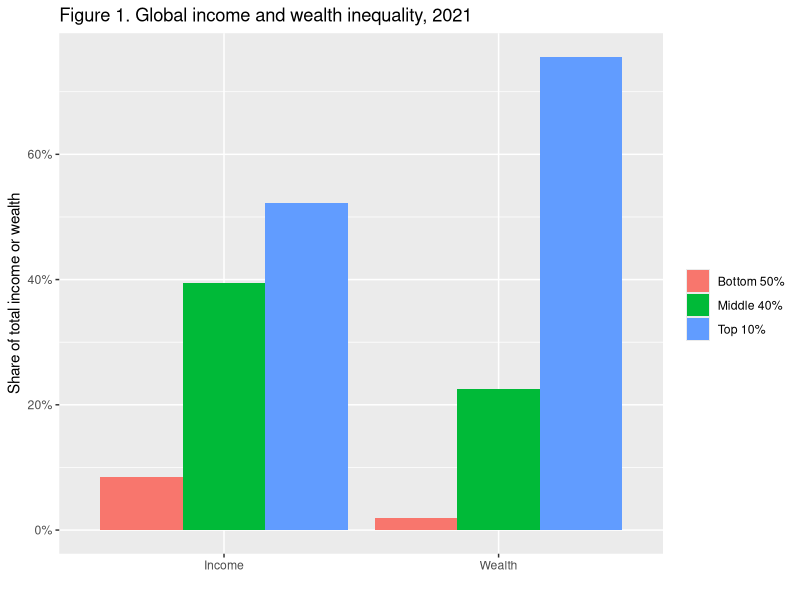
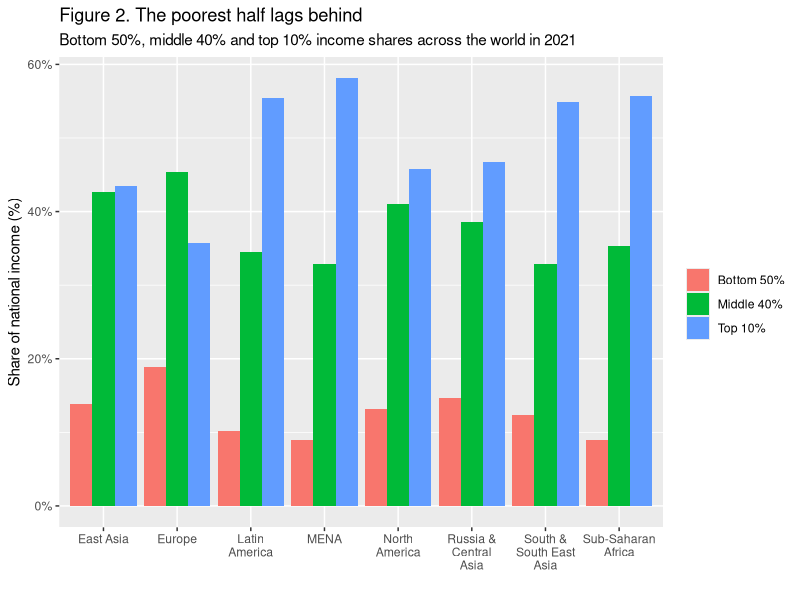
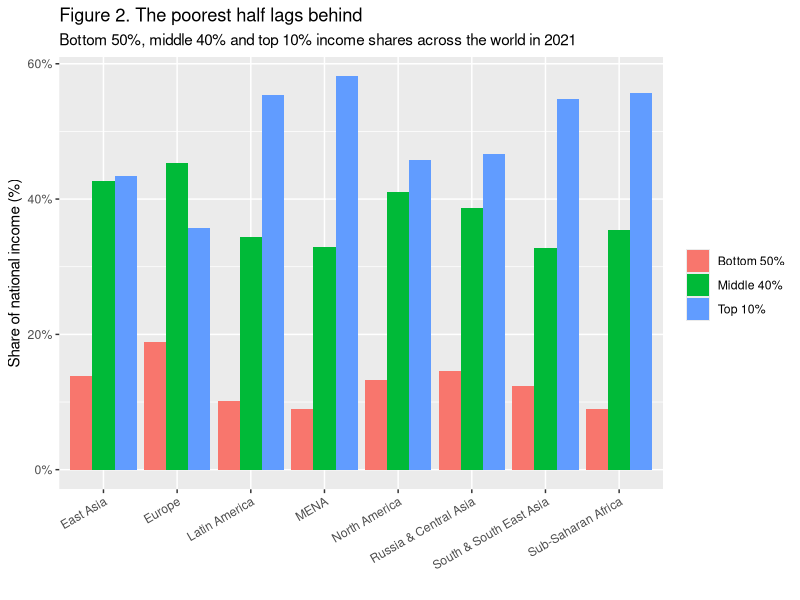
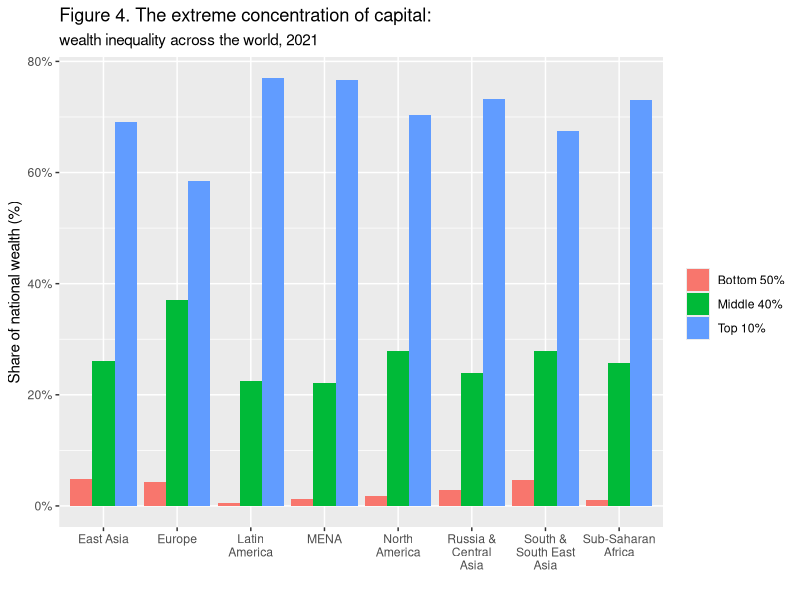
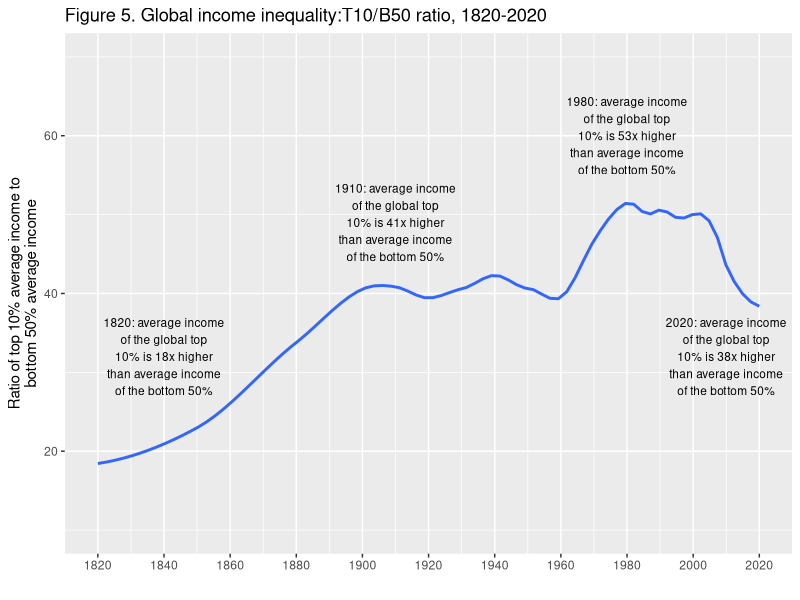
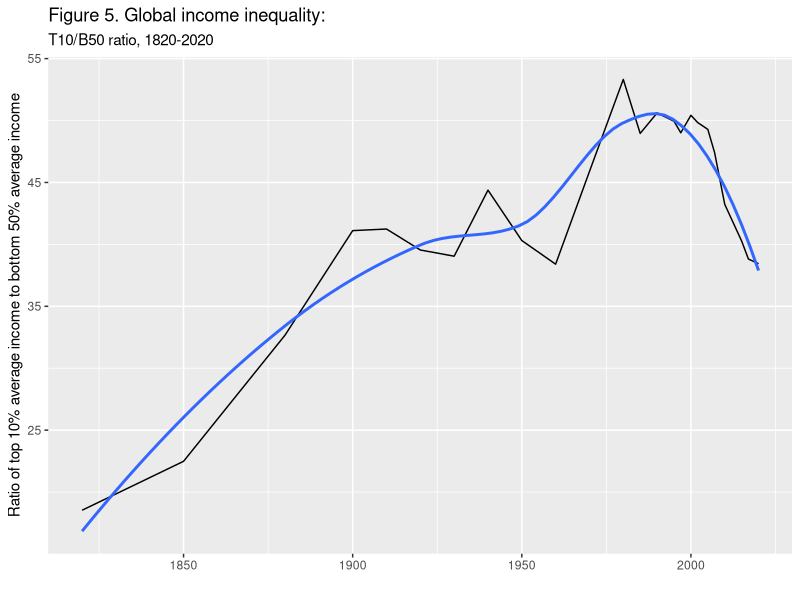
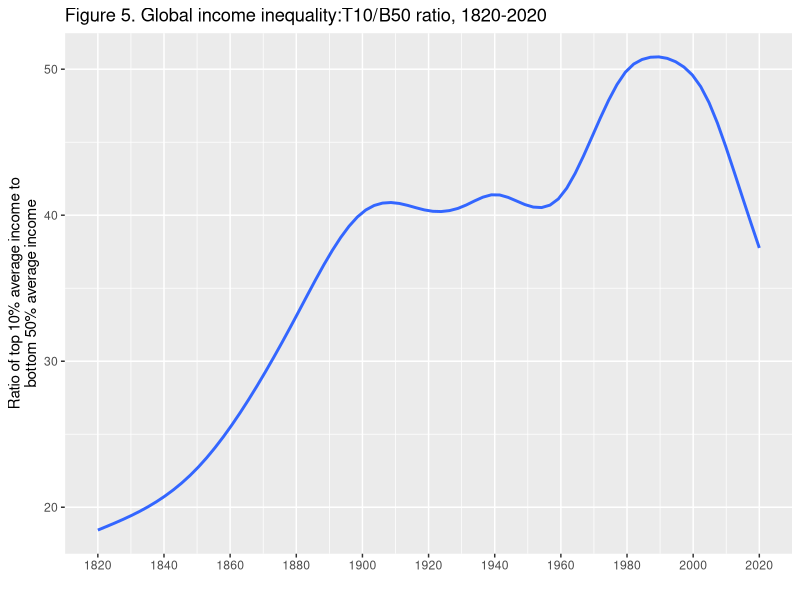
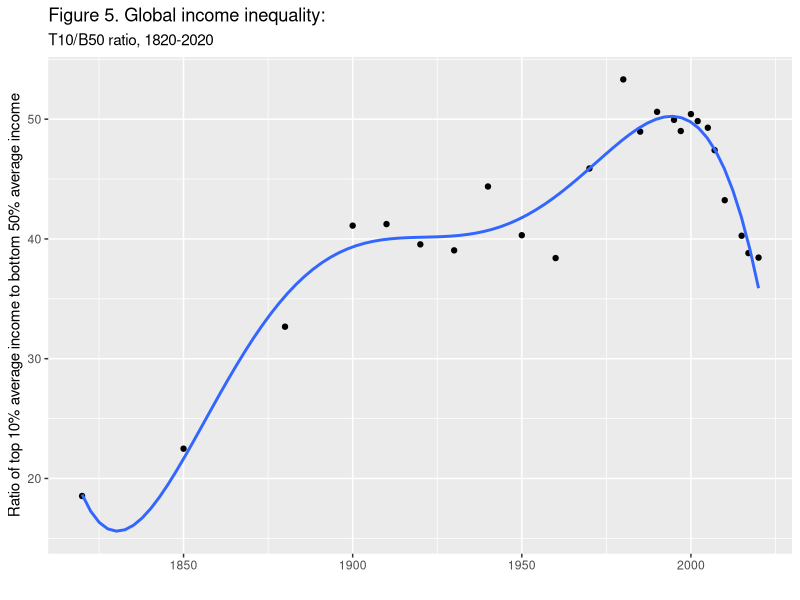

R code for these plots, in order: (Note: this script raises an error after producing the figures.)
## ---- chunk 1
library(tidyverse)
library(readxl)
## ---- chunk 2
summary_sheets <- excel_sheets("data/WIR2022TablesFigures-Summary.xlsx")
summary_sheets
## ---- chunk 3
df_index <- read_excel("data/WIR2022TablesFigures-Summary.xlsx", sheet = "Index")
df_index
## ---- chunk 4
df_f1 <- read_excel("data/WIR2022TablesFigures-Summary.xlsx", sheet = "data-F1")
df_f1
## ---- chunk 5
df_f1 %>% select(cat = ...1, 2:4) %>%
  pivot_longer(2:4, names_to = "level", values_to = "value") %>%
  ggplot(aes(x = cat, y = value, fill = level)) +
  geom_col(position = "dodge") + 
  scale_y_continuous(labels = scales::percent_format(accuracy = 1)) +
  labs(title = "Figure 1. Global income and wealth inequality, 2021",
       x = "", y = "Share of total income or wealth", fill = "")
## ---- chunk 6
df_f2 <- read_excel("data/WIR2022TablesFigures-Summary.xlsx", sheet = "data-F2")
df_f2
## ---- chunk 7
df_f2 %>% pivot_longer(3:5, names_to = "level", values_to = "value") %>%
  ggplot(aes(x = iso, y = value, fill = level)) +
  geom_col(position = "dodge") + 
  scale_x_discrete(labels = function(x) stringr::str_wrap(x, width = 10)) +
  scale_y_continuous(labels = scales::percent_format(accuracy = 1)) +
  labs(title = "Figure 2. The poorest half lags behind", 
       subtitle = "Bottom 50%, middle 40% and top 10% income shares across the world in 2021",
       x = "", y = "Share of national income (%)", fill = "")
## ---- chunk 8
df_f2 %>% pivot_longer(3:5, names_to = "level", values_to = "value") %>%
  ggplot(aes(x = iso, y = value, fill = level)) +
  geom_col(position = "dodge") + 
  theme(axis.text.x = element_text(angle = 30, vjust = 1, hjust=1)) + 
  scale_y_continuous(labels = scales::percent_format(accuracy = 1)) +
  labs(title = "Figure 2. The poorest half lags behind", 
       subtitle = "Bottom 50%, middle 40% and top 10% income shares across the world in 2021",
       x = "", y = "Share of national income (%)", fill = "")
## ---- chunk 9
df_f3 <- read_excel("data/WIR2022TablesFigures-Summary.xlsx", sheet = "data-F3")
df_f3
## ---- chunk 10
df_f4 <- read_excel("data/WIR2022TablesFigures-Summary.xlsx", sheet = "data-F4")
df_f4
## ---- chunk 11
df_f4 %>% pivot_longer(3:5, names_to = "level", values_to = "value") %>%
  ggplot(aes(x = iso, y = value, fill = level)) +
  geom_col(position = "dodge") + 
  scale_x_discrete(labels = function(x) stringr::str_wrap(x, width = 10)) +
  scale_y_continuous(labels = scales::percent_format(accuracy = 1)) +
  labs(title = "Figure 4. The extreme concentration of capital:", 
       subtitle = "wealth inequality across the world, 2021",
       x = "", y = "Share of national wealth (%)", fill = "")
## ---- chunk 12
df_f5 <- read_excel("data/WIR2022TablesFigures-Summary.xlsx", sheet = "data-F5")
df_f5
## ---- chunk 13
df_f5 %>% select(year = y, ratio = t10b50) %>%
  ggplot(aes(x = year, y = ratio)) + 
  lims(y = c(10,70)) + 
  stat_smooth(span = 0.25, se = FALSE) + 
  scale_x_continuous(breaks = round(seq(1820, 2020, by = 20),1)) + 
  labs(title = "Figure 5. Global income inequality:T10/B50 ratio, 1820-2020", 
       x = "", y = stringr::str_wrap("Ratio of top 10% average income to bottom 50% average income", width = 35)) +
  annotate("text", x = 1840, y = 32, label = stringr::str_wrap("1820: average income of the global top 10% is 18x higher than average income of the bottom 50%", width = 20), size = 3) + 
  annotate("text", x = 1910, y = 49, label = stringr::str_wrap("1910: average income of the global top 10% is 41x higher than average income of the bottom 50%", width = 20), size = 3) +
    annotate("text", x = 1980, y = 60, label = stringr::str_wrap("1980: average income of the global top 10% is 53x higher than average income of the bottom 50%", width = 20), size = 3) +
    annotate("text", x = 2010, y = 32, label = stringr::str_wrap("2020: average income of the global top 10% is 38x higher than average income of the bottom 50%", width = 20), size = 3)
## ---- chunk 14
df_f5 %>% select(year = y, ratio = t10b50) %>%
  ggplot(aes(x = year, y = ratio)) +
  geom_line() +
  geom_smooth(method = "loess", se = FALSE) + 
  labs(title = "Figure 5. Global income inequality:", 
       subtitle = "T10/B50 ratio, 1820-2020",
       x = "", y = "Ratio of top 10% average income to bottom 50% average income")
## ---- chunk 15
df_f5 %>% select(year = y, ratio = t10b50) %>%
  ggplot(aes(x = year, y = ratio)) +
  stat_smooth(method = "gam", formula = y ~ s(x, k = 24), se = FALSE) + 
  scale_x_continuous(breaks = round(seq(min(df_f5$y), max(df_f5$y), by = 20),1)) + 
  labs(title = "Figure 5. Global income inequality:T10/B50 ratio, 1820-2020", 
       x = "", y = stringr::str_wrap("Ratio of top 10% average income to bottom 50% average income", width = 35))
## ---- chunk 16
df_f5 %>% select(year = y, ratio = t10b50) %>%
  ggplot(aes(x = year, y = ratio)) +
  geom_point() +
  geom_smooth(method = "lm", formula = y ~ poly(x, 6), se = FALSE) + 
  labs(title = "Figure 5. Global income inequality:", 
       subtitle = "T10/B50 ratio, 1820-2020",
       x = "", y = "Ratio of top 10% average income to bottom 50% average income")
## ---- chunk 17
df_f6 <- read_excel("data/WIR2022TablesFigures-Summary.xlsx", sheet = "data-F6")
df_f6
## ---- chunk 18
df_f6 %>% select(year = "...1", 2:3) %>%
  pivot_longer(cols = 2:3, names_to = "type", values_to = "value") %>%
  mutate(types = factor(type, levels = c("Within-country inequality", "Between-country inequality"))) %>%
  ggplot(aes(x = year, y = value, fill = types)) +
  geom_area() +
  scale_y_continuous(labels = scales::percent_format(accuracy = 1)) +
  scale_x_continuous(breaks = round(seq(1820, 2020, by = 20),1)) + 
  scale_fill_manual(values=rev(scales::hue_pal()(2)), labels = function(x) str_wrap(x, width = 15)) +
  labs(title = "Figure 6. Global income inequality:", 
       subtitle = "Between vs. within country inequality (Theil index), 1820-2020",
       x = "", y = "Share of global inequality (% of total Theil index)", fill = "") + 
  annotate("text", x = 1850, y = 0.28, label = stringr::str_wrap("1820: Between country inequality represents 11% of global inequality", width = 20), size = 3) + 
  annotate("text", x = 1980, y = 0.70, label = stringr::str_wrap("1980: Between country inequality represents 57% of global inequality", width = 20), size = 3) +
    annotate("text", x = 1990, y = 0.30, label = stringr::str_wrap("2020: Between country inequality represents 32% of global inequality", width = 20), size = 3)
## ---- chunk 19
df_f6 %>% select(year = "...1", 2:3) %>%
  pivot_longer(cols = 2:3, names_to = "type", values_to = "value") %>%
  mutate(types = factor(type, levels = c("Within-country inequality", "Between-country inequality"))) %>%
  ggplot(aes(x = year, y = value, fill = types)) +
  geom_area() +
  scale_y_continuous(labels = scales::percent_format(accuracy = 1)) +
  scale_x_continuous(breaks = round(seq(1820, 2020, by = 20),1)) + 
  scale_fill_manual(values=rev(scales::hue_pal()(2))) +
  labs(title = "Figure 6. Global income inequality:", 
       subtitle = "Between vs. within country inequality (Theil index), 1820-2020",
       x = "", y = "Share of global inequality (% of total Theil index)", fill = "") + 
  annotate("text", x = 1850, y = 0.28, label = stringr::str_wrap("1820: Between country inequality represents 11% of global inequality", width = 20), size = 3) + 
  annotate("text", x = 1980, y = 0.70, label = stringr::str_wrap("1980: Between country inequality represents 57% of global inequality", width = 20), size = 3) +
    annotate("text", x = 1990, y = 0.30, label = stringr::str_wrap("2020: Between country inequality represents 32% of global inequality", width = 20), size = 3) +
  theme(legend.position="bottom")
## ---- chunk 20
df_f6 %>% select(year = "...1", 2:3) %>%
  pivot_longer(cols = 2:3, names_to = "type", values_to = "value") %>%
  ggplot(aes(x = year, y = value, fill = type)) +
  geom_area() +
  scale_y_continuous(labels = scales::percent_format(accuracy = 1)) +
  labs(title = "Figure 6. Global income inequality:", 
       subtitle = "Between vs. within country inequality (Theil index), 1820-2020",
       x = "", y = "Share of global inequality (% of total Theil index)")
## ---- chunk 21
df_f7 <- read_excel("data/WIR2022TablesFigures-Summary.xlsx", sheet = "data-F7")
df_f7
## ---- chunk 22
df_f7 %>% select(year = y, 2:4) %>%
  pivot_longer(cols = 2:4, names_to = "type", values_to = "value") %>%
  ggplot(aes(x = year, y = value, color = type)) +
  stat_smooth(span = 0.25, se = FALSE) +
  scale_x_continuous(breaks = round(seq(1820, 2020, by = 20),1)) +
  scale_y_continuous(labels = scales::percent_format(accuracy = 1)) +
  labs(title = "Figure 7. Global income inequality, 1820-2020", 
       x = "", y = " Share of total world income (%)", color = "") +
  annotate("text", x = 1980, y = 0.20, label = stringr::str_wrap("The global bottom 50% income share remains historically low despite growth in the emerging world in the past decades.", width = 30), size = 3)
## ---- chunk 23
df_f8 <- read_excel("data/WIR2022TablesFigures-Summary.xlsx", sheet = "data-F8")
df_f8
## ---- chunk 24
df_f8 %>% 
  pivot_longer(!year, names_to = "group", values_to = "value") %>%
  ggplot() +
  stat_smooth(aes(x = year, y = value, color = group), span = 0.25, se = FALSE, size=0.75) +
  scale_y_continuous(labels = scales::percent_format(accuracy = 1)) +
  labs(title = "Figure 8. The rise of private versus the decline of public wealth in rich countries, 1970-2020", 
       x = "", y = "wealth as as % of national income", color = "")
## ---- chunk 25
df_f9 <- read_excel("data/WIR2022TablesFigures-Summary.xlsx", sheet = "data-F9")
df_f9
## ---- chunk 26
df_f9 %>% select(p, wealth = 'Wealth growth 1995-2021') %>%
  ggplot() +
  stat_smooth(aes(x = p, y = wealth), span = 0.25, se = FALSE) +
#  scale_x_continuous(breaks = round(c(seq(0, 90, by = 10), 99.9, 99.99, 99.999,3))) +
  scale_y_continuous(labels = scales::percent_format(accuracy = 1)) +
  labs(title = "Figure 9. Average annual wealth growth rate, 1995-2021", 
       x = "←1% poorest                               Global wealth group                                 0.001% richest→", y = "Per adult annual growth rate in wealth, net of inflation (%)", color = "")
## ---- chunk 27
df_f10 <- read_excel("data/WIR2022TablesFigures-Summary.xlsx", sheet = "data-F10")
df_f10
## ---- chunk 28
df_f10 %>% 
  select(year, "Global Billionaire Wealth" = bn_hhweal, "Top 0.01%" = top0.1_hhweal) %>%
  pivot_longer(!year, names_to = "group",".value", values_to = "value") %>%
  ggplot() +
  stat_smooth(aes(x = year, y = value, color = group), span = 0.25, se = FALSE) +
  scale_x_continuous(breaks = round(seq(1995, 2020, by = 5),1)) +
  scale_y_continuous(labels = scales::percent_format(accuracy = 1)) +
  scale_color_manual(values=rev(scales::hue_pal()(2))) +
  labs(title = "Figure 10. Extreme wealth inequality: \nthe rise of global billionaires and top 0.01%, 1995-2021", 
       x = "", y = "Share of total household wealth (%)", color = "")
## ---- chunk 29
df_f11 <- read_excel("data/WIR2022TablesFigures-Summary.xlsx", sheet = "data-F11")
df_f11
## ---- chunk 30
df_f11 %>% 
  rename(!year, US_bot50 = USbot50, US_top1 = UStop1, EU_bot50 = EUbot50, EU_top1 = EUtop1) %>%
  pivot_longer(!year, names_to = c("group",".value"), names_sep = "_") %>%
  ggplot() +
  stat_smooth(aes(x = year, y = top1, color = group), span = 0.25, se = FALSE) +
  stat_smooth(aes(x = year, y = bot50, color = group), span = 0.25, se = FALSE, linetype = 2) +
  scale_x_continuous(breaks = round(seq(1910, 2020, by = 10),1)) +
  scale_y_continuous(labels = scales::percent_format(accuracy = 1)) +
  labs(title = "Figure 11. Top 1% vs bottom 50% wealth shares \n in Western Europe and the US, 1910-2020", 
       x = "", y = "Share of total personal wealth (%)", color = "") +
  annotate("text", x = 2000, y = 0.50, label = stringr::str_wrap("Wealth inequality has been rising at different speeds after a historical decline. The bottom 50% has always been extremely low.", width = 30), size = 3)
## ---- chunk 31
df_f11 %>% 
  rename(!year, US_bot50 = USbot50, US_top1 = UStop1, EU_bot50 = EUbot50, EU_top1 = EUtop1) %>%
  pivot_longer(!year, names_to = c("group",".value"), names_sep = "_") %>%
  pivot_longer(3:4, names_to = "type", values_to = "value") %>%
  ggplot() +
  stat_smooth(aes(x = year, y = value, color = group, linetype = type), span = 0.25, se = FALSE) +
  scale_x_continuous(breaks = round(seq(1910, 2020, by = 10),1)) +
  scale_y_continuous(labels = scales::percent_format(accuracy = 1)) +
  labs(title = "Figure 11. Top 1% vs bottom 50% wealth shares \n in Western Europe and the US, 1910-2020", 
       x = "", y = "Share of total personal wealth (%)", color = "", linetype = "") +
  annotate("text", x = 2000, y = 0.50, label = stringr::str_wrap("Wealth inequality has been rising at different speeds after a historical decline. The bottom 50% has always been extremely low.", width = 30), size = 3)
## ---- chunk 32
df_f11 %>% 
  rename(!year, US_bot50 = USbot50, US_top1 = UStop1, EU_bot50 = EUbot50, EU_top1 = EUtop1) %>%
  pivot_longer(!year, names_to = c("group",".value"), names_sep = "_") %>%
  pivot_longer(3:4, names_to = "type", values_to = "value") %>%
  ggplot() +
  stat_smooth(aes(x = year, y = value, color = group, linetype = type), span = 0.25, se = FALSE) +
  scale_x_continuous(breaks = round(seq(1910, 2020, by = 10),1)) +
  scale_y_continuous(labels = scales::percent_format(accuracy = 1)) +
  labs(title = "Figure 11. Top 1% vs bottom 50% wealth shares \n in Western Europe and the US, 1910-2020", 
       x = "", y = "Share of total personal wealth (%)", color = "", linetype = "") +
  scale_linetype_manual(values = c("dotted","solid")) +
  annotate("text", x = 2000, y = 0.50, label = stringr::str_wrap("Wealth inequality has been rising at different speeds after a historical decline. The bottom 50% has always been extremely low.", width = 30), size = 3)
## ---- chunk 33
df_f12 <- read_excel("data/WIR2022TablesFigures-Summary.xlsx", sheet = "data-F12")
df_f12
## ---- chunk 34
df_f12 %>% 
  select(year = "Data needs to be updated", value = ...2) %>%
  filter(!is.na(year)) %>%
  ggplot(aes(x = year, y = value)) +
  geom_col(width = 0.5, fill = "blue") +
  geom_hline(yintercept = 0.5, linetype = 2, colour = "red") +
  scale_y_continuous(labels = scales::percent_format(accuracy = 1)) +
  labs(title = "Figure 12. Female share in global labor incomes, 1990-2020", 
        x = "", y = "") +
  annotate("text", x = 1, y = 0.48, label = "Gender parity", size = 3) +
  annotate("text", x = 5.2, y = 0.47, label = stringr::str_wrap("Women make only 35% of global labor incomes, men make the remaining  65%.", width = 40), size = 3)
## ---- chunk 35
df_f13 <- read_excel("data/WIR2022TablesFigures-Summary.xlsx", sheet = "data-F13.")
df_f13
## ---- chunk 36
df_f13 %>% pivot_longer(2:9, names_to = "region", values_to = "value") %>%
  ggplot(aes(x = region, y = value, fill = ...1)) +
  geom_col(position = "dodge") + 
  geom_hline(yintercept = 0.5, linetype = 2, colour = "red") +
  scale_x_discrete(labels = function(x) stringr::str_wrap(x, width = 12)) +
  scale_y_continuous(labels = scales::percent_format(accuracy = 1)) +
  labs(title = "Figure 13. Female labor income share across the world, 1990-2020", 
        x = "", y = "", fill = "") +
  annotate("text", x = 1.2, y = 0.48, label = "Gender parity", size = 3)
## ---- chunk 37
df_f14 <- read_excel("data/WIR2022TablesFigures-Summary.xlsx", sheet = "data-F14.")
df_f14
## ---- chunk 38
df_f14 %>% 
  ggplot(aes(x = Group, y = Share)) +
  geom_col(width = 0.5, fill = "blue") + 
  scale_y_continuous(labels = scales::percent_format(accuracy = 1)) +
  labs(title = "Figure 14. Global carbon inequality, \n2019 Group contribution to world emissions (%)", 
       x = "", y = "Share of world emissions (%)")
## ---- chunk 39
df_f15 <- read_excel("data/WIR2022TablesFigures-Summary.xlsx", sheet = "data-F15")
df_f15
## ---- chunk 40
df_f15 %>% mutate(region = rep(regionWID[!is.na(regionWID)], each = 3)) %>%
  select(region, group, tcap) %>%
  ggplot(aes(x = region, y = tcap, fill = group)) +
  geom_col(position = "dodge") + 
  scale_x_discrete(labels = function(x) stringr::str_wrap(x, width = 10)) +
  labs(title = "Figure 15 Per capita emissions across the world, 2019", 
       x = "", y = "tonnes of CO2e per person per year", fill = "")
## ---- chunk 41
region_test <- rep(df_f15$regionWID[!is.na(df_f15$regionWID)], each = 3)
region_test
## ---- chunk 42
df_t1 <- read_excel("data/WIR2022TablesFigures-Summary.xlsx", 
                    sheet = "T1", skip = 4, n_max = 7)
df_t1
